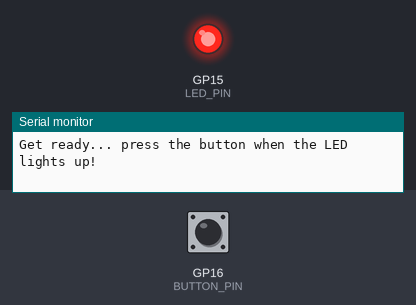
The sketch below on a simulated Raspberry Pi Pico. Shown: output pins drawn as LEDs (lit = HIGH), the last lines printed to the serial monitor. The test bench sets the inputs (shaded band); at power-on: GP16 (BUTTON_PIN) HIGH. Random numbers use the default seed unless the sketch sets one.

Above: at 3.9 s.
4.0 s: GP16 (BUTTON_PIN) pulled LOW for 0.15 s
At 4.6 s:
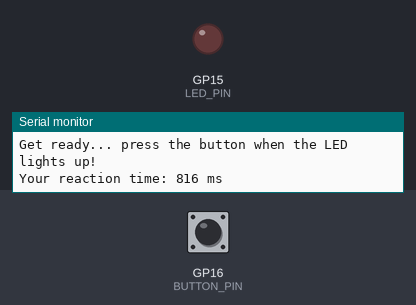
Timing chart, 0 to 11.6 s (numbered marks = the images above; inputs shaded):
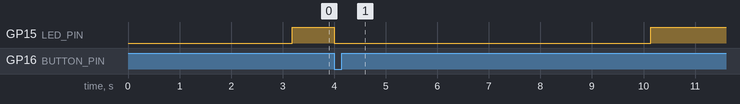

Measured:
- after the input at 4.0 s, GP15 (LED_PIN): HIGH → LOW at once, → HIGH 6.1 s later

The sketch:

sketch.ino
```cpp
// ------------------------------------------------------------
// Project 14 - Reaction Timer
// Measure how fast you can press the button after the LED
// lights up. Your time is shown in milliseconds.
//
// Wiring:
//   LED:    GP15 (Physical Pin 20) -> 220 ohm -> LED -> GND
//   Button: GP16 (Physical Pin 21) -> pin 1.l
//           GND (Physical Pin 8)   -> pin 2.l
// ------------------------------------------------------------

const int LED_PIN    = 15;   // GP15, physical pin 20
const int BUTTON_PIN = 16;   // GP16, physical pin 21

void setup() {
  pinMode(LED_PIN, OUTPUT);
  pinMode(BUTTON_PIN, INPUT_PULLUP);
  randomSeed(analogRead(A0));   // noise -> different delays each round
  Serial.begin(115200);
}

void waitForRelease() {
  while (digitalRead(BUTTON_PIN) == LOW) {
    delay(10);                  // wait until button is let go
  }
}

void loop() {
  Serial.println("\nGet ready... press the button when the LED lights up!");

  // Round starts only after you release the button
  waitForRelease();
  delay(random(2000, 6000));    // random wait: 2-6 seconds

  digitalWrite(LED_PIN, HIGH);  // GO!
  unsigned long startTime = millis();

  // Wait for the press
  while (digitalRead(BUTTON_PIN) == HIGH) {
    // just wait...
  }
  unsigned long reactionTime = millis() - startTime;
  digitalWrite(LED_PIN, LOW);

  Serial.print("Your reaction time: ");
  Serial.print(reactionTime);
  Serial.println(" ms");
  delay(1000);
}
```
